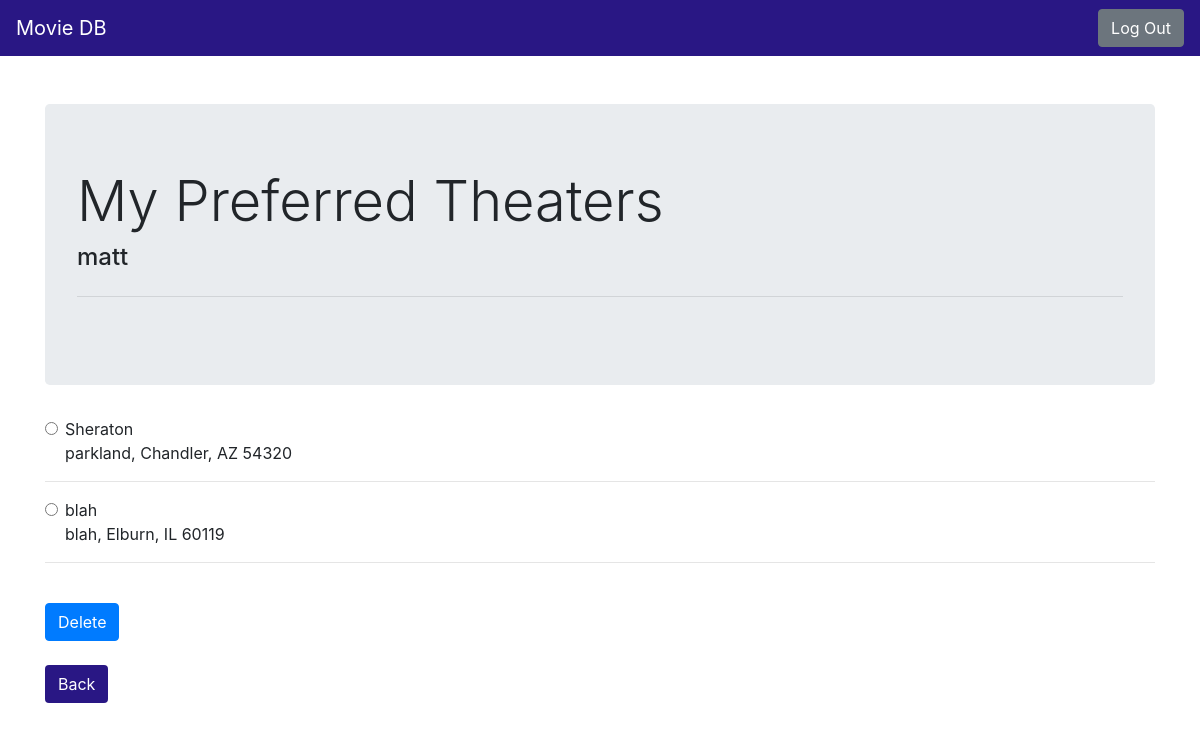
/preferred_theater (signed in), run on the app's committed database.
### tables this page shows
CREATE TABLE THEATER (
  theater_id integer primary key autoincrement,
  name varchar[60] not null,
  state varchar[2] not null,
  city varchar[25] not null,
  street varchar[40] not null,
  zip int not null
);

### p3.py (the view)
@app.route('/preferred_theater', methods=['GET', 'POST'])
def preferred_theater():
    db = get_db()
    cur = db.execute('select name, city, street, zip, state from PREFERS natural join THEATER where username=?;',[session.get('user')])
    theaters = cur.fetchall()
    if request.method == 'POST':
        delete = request.form['delete']
        db.execute('delete from PREFERS where theater_id=(?) and username=(?)',
            [delete,session.get('user')])
        db.commit()
        return redirect(url_for('preferred_theater', theaters=theaters))
    return render_template('preferred_theater.html', theaters=theaters)

### p3.py (called while the page is built)
def connect_db():
    rv = sqlite3.connect(app.config['DATABASE'])
    rv.row_factory = sqlite3.Row
    return rv

def get_db():
    if not hasattr(g, 'sqlite_db'):
        g.sqlite_db = connect_db()
    return g.sqlite_db

### templates/preferred_theater.html
{% extends "navbar.html" %}
{% block body %}
<div class="container">
  <div class="jumbotron">
    <h1 class="display-4">My Preferred Theaters</h1>
    <h4>{{ session.get('user') }}</h4>
    <hr class="my-4">
  </div>
  {% if not theaters %}
  <h2>You currently do not have any preferred theaters</h2>
  {% else %}
  <form action="{{ url_for('preferred_theater') }}" method=post>
    {% for theater in theaters %}
    <div class="form-check">
      <label class="form-check-label">
        <input type="radio" class="form-check-input" name="delete" id="{{ theater.theater_id }}" value="{{ theater.theater_id }}">
        {{ theater.name }}<br>
        {{ theater.street }}, {{ theater.city }}, {{ theater.state }} {{ theater.zip }}
      </label>
    </div>
    <hr>
    {% endfor %}
    <br>
    {% if theaters %}
    <button type="submit" class="btn btn-primary">Delete</button>
    {% endif %}
  </form>
  {% endif %}
  <br>
  <a href="{{ url_for('me') }}" class="btn" role="button" aria-pressed="true"
    style="background-color: #291784; color: #FFFFFF;">Back</a>
</div>
{% endblock %}

### data on the page
THEATER: name "Sheraton", street "parkland", city "Chandler", state "AZ", zip "54320"
THEATER: name "blah", street "blah", city "Elburn", state "IL", zip "60119"

### other printed values
{{ session.get('user') }} "matt"
